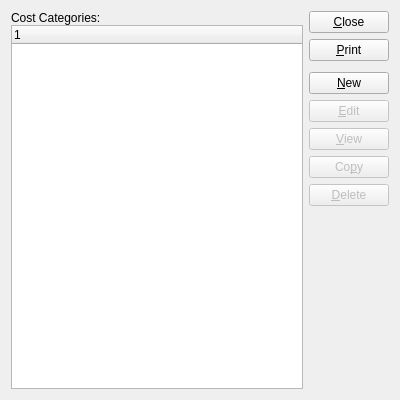
<?xml version="1.0" encoding="UTF-8"?>
<ui version="4.0">
 <comment>This file is part of the xTuple ERP: PostBooks Edition, a free and
open source Enterprise Resource Planning software suite,
Copyright (c) 1999-2019 by OpenMFG LLC, d/b/a xTuple.
It is licensed to you under the Common Public Attribution License
version 1.0, the full text of which (including xTuple-specific Exhibits)
is available at www.xtuple.com/CPAL.  By using this software, you agree
to be bound by its terms.</comment>
 <class>costCategories</class>
 <widget class="QWidget" name="costCategories">
  <property name="geometry">
   <rect>
    <x>0</x>
    <y>0</y>
    <width>400</width>
    <height>400</height>
   </rect>
  </property>
  <property name="windowTitle">
   <string>List Cost Categories</string>
  </property>
  <layout class="QGridLayout" name="gridLayout">
   <item row="0" column="0">
    <layout class="QVBoxLayout">
     <property name="spacing">
      <number>0</number>
     </property>
     <item>
      <widget class="QLabel" name="_costcatLit">
       <property name="text">
        <string>Cost Categories:</string>
       </property>
      </widget>
     </item>
     <item>
      <widget class="XTreeWidget" name="_costcat"/>
     </item>
    </layout>
   </item>
   <item row="0" column="1">
    <layout class="QVBoxLayout" name="verticalLayout_2">
     <item>
      <layout class="QVBoxLayout" name="verticalLayout">
       <item>
        <widget class="QPushButton" name="_close">
         <property name="text">
          <string>&amp;Close</string>
         </property>
        </widget>
       </item>
       <item>
        <widget class="QPushButton" name="_print">
         <property name="text">
          <string>&amp;Print</string>
         </property>
        </widget>
       </item>
       <item>
        <spacer name="verticalSpacer">
         <property name="orientation">
          <enum>Qt::Vertical</enum>
         </property>
         <property name="sizeType">
          <enum>QSizePolicy::Preferred</enum>
         </property>
         <property name="sizeHint" stdset="0">
          <size>
           <width>20</width>
           <height>5</height>
          </size>
         </property>
        </spacer>
       </item>
       <item>
        <widget class="QPushButton" name="_new">
         <property name="enabled">
          <bool>true</bool>
         </property>
         <property name="text">
          <string>&amp;New</string>
         </property>
        </widget>
       </item>
       <item>
        <widget class="QPushButton" name="_edit">
         <property name="enabled">
          <bool>false</bool>
         </property>
         <property name="text">
          <string>&amp;Edit</string>
         </property>
        </widget>
       </item>
       <item>
        <widget class="QPushButton" name="_view">
         <property name="enabled">
          <bool>false</bool>
         </property>
         <property name="text">
          <string>&amp;View</string>
         </property>
        </widget>
       </item>
       <item>
        <widget class="QPushButton" name="_copy">
         <property name="enabled">
          <bool>false</bool>
         </property>
         <property name="text">
          <string>Co&amp;py</string>
         </property>
        </widget>
       </item>
       <item>
        <widget class="QPushButton" name="_delete">
         <property name="enabled">
          <bool>false</bool>
         </property>
         <property name="text">
          <string>&amp;Delete</string>
         </property>
        </widget>
       </item>
      </layout>
     </item>
     <item>
      <spacer name="Spacer129">
       <property name="orientation">
        <enum>Qt::Vertical</enum>
       </property>
       <property name="sizeType">
        <enum>QSizePolicy::Expanding</enum>
       </property>
       <property name="sizeHint" stdset="0">
        <size>
         <width>20</width>
         <height>20</height>
        </size>
       </property>
      </spacer>
     </item>
    </layout>
   </item>
  </layout>
 </widget>
 <layoutdefault spacing="6" margin="11"/>
 <customwidgets>
  <customwidget>
   <class>XTreeWidget</class>
   <extends>QTreeWidget</extends>
   <header>xtreewidget.h</header>
   <container>1</container>
  </customwidget>
 </customwidgets>
 <tabstops>
  <tabstop>_costcat</tabstop>
  <tabstop>_new</tabstop>
  <tabstop>_edit</tabstop>
  <tabstop>_view</tabstop>
  <tabstop>_copy</tabstop>
  <tabstop>_delete</tabstop>
  <tabstop>_print</tabstop>
  <tabstop>_close</tabstop>
 </tabstops>
 <includes>
  <include location="global">parameter.h</include>
 </includes>
 <resources/>
 <connections>
  <connection>
   <sender>_close</sender>
   <signal>clicked()</signal>
   <receiver>costCategories</receiver>
   <slot>close()</slot>
   <hints>
    <hint type="sourcelabel">
     <x>20</x>
     <y>20</y>
    </hint>
    <hint type="destinationlabel">
     <x>20</x>
     <y>20</y>
    </hint>
   </hints>
  </connection>
  <connection>
   <sender>_costcat</sender>
   <signal>valid(bool)</signal>
   <receiver>_view</receiver>
   <slot>setEnabled(bool)</slot>
   <hints>
    <hint type="sourcelabel">
     <x>20</x>
     <y>20</y>
    </hint>
    <hint type="destinationlabel">
     <x>20</x>
     <y>20</y>
    </hint>
   </hints>
  </connection>
 </connections>
</ui>
